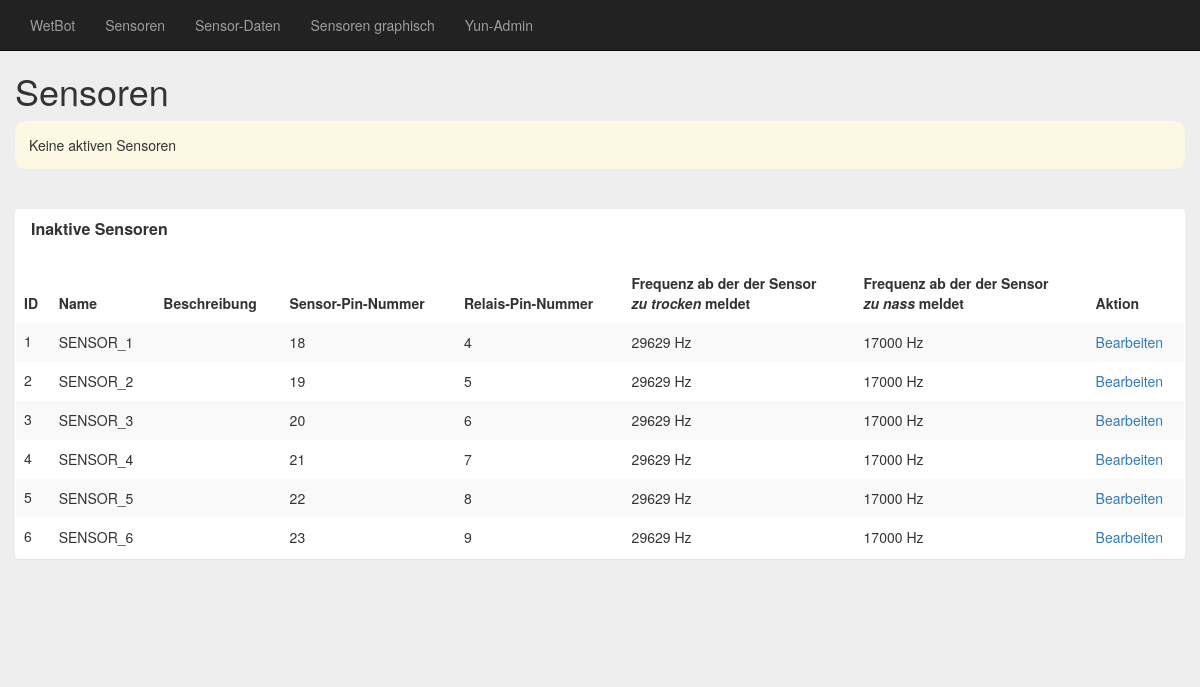
Page /linino-side/mnt/sda1/arduino/www/sensors/index.php on the committed database.
### tables this page shows
CREATE TABLE IF NOT EXISTS `sensors` (
  `id` INT(11) NOT NULL AUTO_INCREMENT,
  `name` VARCHAR(255) NOT NULL,
  `location_description` TEXT NULL DEFAULT NULL,
  `sensor_pin_number` VARCHAR(2) NOT NULL,
  `relay_pin_number` VARCHAR(2) NOT NULL,
  `frequency_threeshold_too_dry` INT(10) UNSIGNED NOT NULL DEFAULT 0,
  `frequency_threeshold_too_wet` INT(10) UNSIGNED NOT NULL DEFAULT 0,
  `active` BOOLEAN NOT NULL DEFAULT FALSE,
  PRIMARY KEY (`id`));

### linino-side/mnt/sda1/arduino/www/sensors/index.php (the view, shortened to what this page needs)
<?php
	require_once('../incs/db.php');
?>
<?php include "../incs/html_head.php" ?>
		<h1>Sensoren</h1>
<?php
	if ($conn) {
		$sql = 'SELECT * FROM `sensors` WHERE `active` = TRUE ORDER BY `id`;';
		$rs = $conn->query($sql);
		if ($rs === false) {
			trigger_error('Wrong SQL: ' . $sql . ' Error: ' . $conn->error, E_USER_ERROR);
		} else {
			if ($rs->num_rows <= 0) {
?>
		<p class="text-message bg-warning">Keine aktiven Sensoren<p>
<?php
			}
		}
?>
		<p>&nbsp;</p>
<?php
		$sql = 'SELECT * FROM `sensors` WHERE `active` = FALSE ORDER BY `id`;';
		$rs = $conn->query($sql);
		if ($rs === false) {
			trigger_error('Wrong SQL: ' . $sql . ' Error: ' . $conn->error, E_USER_ERROR);
		} else {
			$rs->data_seek(0);
			if ($rs->num_rows <= 0) {
?>
		<p class="text-message bg-warning">Keine inaktiven Sensoren<p>
<?php
			} else {
?>
		<div class="panel">
			<div class="table-responsive">
				<div class="panel-heading">
					<h2 class="panel-title">Inaktive Sensoren</h2>
				</div>
				<table class="table table-striped table-hover rwd-table">
					<thead>
						<th>ID</th>
						<th>Name</th>
						<th>Beschreibung</th>
						<th>Sensor-Pin-Nummer</th>
						<th>Relais-Pin-Nummer</th>
						<th>Frequenz ab der der Sensor<br><i>zu trocken</i> meldet</th>
						<th>Frequenz ab der der Sensor<br><i>zu nass</i> meldet</th>
						<th>Aktion</th>
					</thead>
					<tbody>
<?php
				$rs->data_seek(0);
				while ($row = $rs->fetch_assoc()) {
?>
						<tr>
							<td data-th="ID"><?php echo $row['id'] ?></td>
							<td data-th="Name"><?php echo $row['name'] ?></td>
							<td data-th="Beschreibung"><?php echo $row['location_description'] ?></td>
							<td data-th="Sensor-Pin-Nummer"><?php echo $row['sensor_pin_number'] ?></td>
							<td data-th="Ralais-Pin-Nummer"><?php echo $row['relay_pin_number'] ?></td>
							<td data-th="zu trocken ab"><?php echo $row['frequency_threeshold_too_dry'] ?> Hz</td>
							<td data-th="zu nass unter"><?php echo $row['frequency_threeshold_too_wet'] ?> Hz</td>
							<td data-th="Aktion"><a href="edit.php?id=<?php echo $row['id'] ?>">Bearbeiten</a></td>
						</tr>
<?php
				}
?>
					</tbody>
				</table>
			</div>
		</div>
<?php
			}
		}
	} else {
?>
		<p class="text-message bg-danger">Datenbank-Verbindung ist fehlgeschlagen.</p>
<?php
	}
?>
<?php include "../incs/html_foot.php" ?>

### linino-side/mnt/sda1/arduino/www/incs/html_head.php (shortened to what this page needs)
<!DOCTYPE html>
<html><head><meta http-equiv="Content-Type" content="text/html; charset=UTF-8">
    <link rel="stylesheet" media="all" href="/sd/assets/css/application.css">
  </head>
  <body>
    <header>
      <nav class="navbar navbar-inverse navbar-fixed-top">
        <div class="container">
          <div class="navbar-header">
            <a class="navbar-brand" href="/sd/">WetBot</a>
          </div>
          <div class="collapse navbar-collapse">
            <ul class="nav navbar-nav">
              <li><a href="/sd/sensors/">Sensoren</a></li>
              <li><a href="/sd/last-100.php">Sensor-Daten</a></li>
              <li><a href="/sd/statistic-graphs.php">Sensoren graphisch</a></li>
              <li><a href="/cgi-bin/luci/webpanel/homepage">Yun-Admin</a></li>
            </ul>
          </div>
        </div>
      </nav>
    </header>
      <main role="main">

### linino-side/mnt/sda1/arduino/www/incs/html_foot.php
      </main>
  </body>
</html>

### rows in the picture
sensors: id "1", name "SENSOR_1", sensor_pin_number "18", relay_pin_number "4", frequency_threeshold_too_dry "29629", frequency_threeshold_too_wet "17000"
sensors: id "2", name "SENSOR_2", sensor_pin_number "19", relay_pin_number "5", frequency_threeshold_too_dry "29629", frequency_threeshold_too_wet "17000"
sensors: id "3", name "SENSOR_3", sensor_pin_number "20", relay_pin_number "6", frequency_threeshold_too_dry "29629", frequency_threeshold_too_wet "17000"
sensors: id "4", name "SENSOR_4", sensor_pin_number "21", relay_pin_number "7", frequency_threeshold_too_dry "29629", frequency_threeshold_too_wet "17000"
sensors: id "5", name "SENSOR_5", sensor_pin_number "22", relay_pin_number "8", frequency_threeshold_too_dry "29629", frequency_threeshold_too_wet "17000"
sensors: id "6", name "SENSOR_6", sensor_pin_number "23", relay_pin_number "9", frequency_threeshold_too_dry "29629", frequency_threeshold_too_wet "17000"
